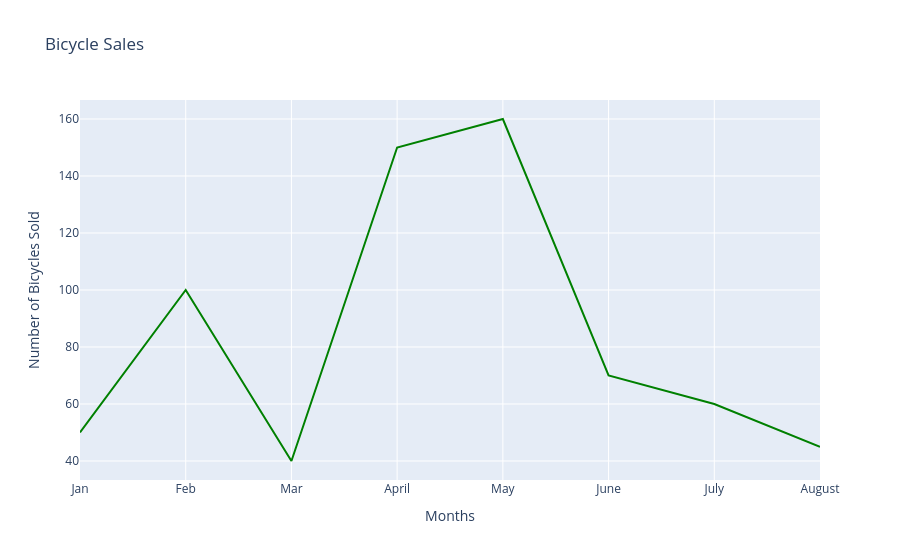

The code cell stored with this chart in its notebook:
### Code cell
## Here we update these values under function attributes such as title,xaxis_title and yaxis_title
# 最后，给图像加上图表标题、x轴标题和y轴标题：
fig.update_layout(
    title='Bicycle Sales', 
    xaxis_title='Months', 
    yaxis_title='Number of Bicycles Sold')
# Display the figure
# 最后的图表就很完整了：
fig.show()

### Figure 1 — Plotly figure (JSON) as saved in the notebook; plotly's stock layout.template omitted (floating-point values rounded to 4 significant figures)
{"data": [{"marker": {"color": "green"}, "mode": "lines", "type": "scatter", "x": ["Jan", "Feb", "Mar", "April", "May", "June", "July", "August"], "y": [50, 100, 40, 150, 160, 70, 60, 45]}], "layout": {"title": {"text": "Bicycle Sales"}, "xaxis": {"title": {"text": "Months"}}, "yaxis": {"title": {"text": "Number of Bicycles Sold"}}}}
